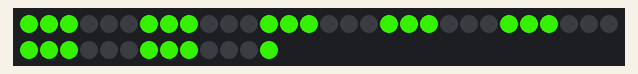
The sketch below on a simulated Arduino Uno, built with avr-gcc and run on an emulated ATmega328P. Shown: 43 RGB LEDs in strip order, left to right, continuing on the next row. Dim RGB values are drawn brighter than linear; random numbers use the default seed unless the sketch sets one.

Above: at 0.06 s.
At 12.7 s:
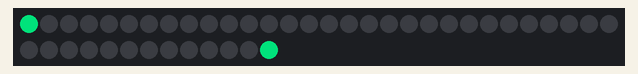
At 17.68 s:
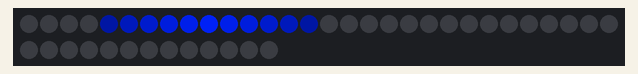
At 21.09 s:
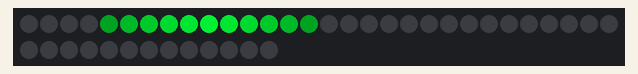
At 24.5 s:
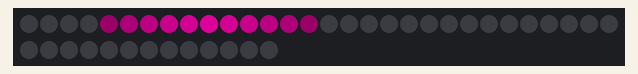
At 32.55 s:
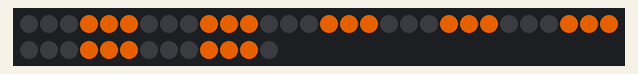

The sketch:

Arcade_lights.ino
```cpp
#include <Adafruit_NeoPixel.h>
#define NUM_PIXELS 43
//my lightstrip is 43 leds long, yours may vary
Adafruit_NeoPixel strip = Adafruit_NeoPixel(NUM_PIXELS, 6, NEO_GRB + NEO_KHZ800);
void setup() {
  strip.begin();
  strip.show();
  randomSeed(analogRead(0));
}

void loop() {
  theaterMarquee(); //go through all light patterns
  colourMulti();
  thump();
  lump();
}
void colourMulti(){//affect that appears to spread 5 colours from the middle and then collapse in the same order.
  strip.clear();
  uint32_t colour1, colour2, colour3, colour4, colour5, colour6, colour7, colour8;
//make 8 random colours
colour1= randomColour();
colour2= randomColour();
colour2=colourCheck(colour1,colour2);
colour3= randomColour();
colour3=colourCheck(colour2,colour3);
colour4= randomColour();
colour4=colourCheck(colour3,colour4);
colour5= randomColour();
colour5=colourCheck(colour4,colour5);
colour6= randomColour();
colour6=colourCheck(colour5,colour6);
colour7= randomColour();
colour7=colourCheck(colour6,colour7);
colour8= 0;

int wait = 50;
strip.clear();
int nextDelay = (NUM_PIXELS/2)-10;

  for (int i=0; i<NUM_PIXELS+5*nextDelay;i++){
    if (i<=NUM_PIXELS){
    strip.setPixelColor((NUM_PIXELS/2)+i,colour1);
     strip.setPixelColor((NUM_PIXELS/2)-i,colour1);

    }
    if (i>=nextDelay&&i<=NUM_PIXELS+nextDelay){
      strip.setPixelColor((NUM_PIXELS/2)+(i-nextDelay),colour2);
     strip.setPixelColor((NUM_PIXELS/2)-(i-nextDelay),colour2);

      }
       if (i>=nextDelay*2&&i<=NUM_PIXELS+nextDelay*2){
      strip.setPixelColor((NUM_PIXELS/2)+(i-nextDelay*2),colour3);
     strip.setPixelColor((NUM_PIXELS/2)-(i-nextDelay*2),colour3);

      }
      if (i>=nextDelay*3&&i<=NUM_PIXELS+nextDelay*3){
      strip.setPixelColor((NUM_PIXELS/2)+(i-nextDelay*3),colour4);
     strip.setPixelColor((NUM_PIXELS/2)-(i-nextDelay*3),colour4);

      }
      if (i>=nextDelay*4&&i<=NUM_PIXELS+nextDelay*4){
      strip.setPixelColor((NUM_PIXELS/2)+(i-nextDelay*4),colour5);
     strip.setPixelColor((NUM_PIXELS/2)-(i-nextDelay*4),colour5);

      }

      if (i>=nextDelay*5&&i<=NUM_PIXELS+nextDelay*5){
      strip.setPixelColor((NUM_PIXELS/2)+(i-nextDelay*5),colour6);
     strip.setPixelColor((NUM_PIXELS/2)-(i-nextDelay*5),colour6);

      }
      if (i>=nextDelay*6&&i<=NUM_PIXELS+nextDelay*6){
      strip.setPixelColor((NUM_PIXELS/2)+(i-nextDelay*6),colour7);
     strip.setPixelColor((NUM_PIXELS/2)-(i-nextDelay*6),colour7);

      }
      if (i>=nextDelay*7&&i<=NUM_PIXELS+nextDelay*7){
      strip.setPixelColor((NUM_PIXELS/2)+(i-nextDelay*7),colour8);
     strip.setPixelColor((NUM_PIXELS/2)-(i-nextDelay*7),colour8);

      }
      strip.show();
     delay(wait);
  }
  }
void theaterMarquee() {//theatre marquee effect
  strip.clear();
uint32_t colour = randomColour();
int wait = 125;
for (int i = 0;i<30;i++){
  for (int a = 0; a<NUM_PIXELS;a+=3){
    if (a%2==0){
      strip.setPixelColor(a,colour);
      strip.setPixelColor(a+1,colour);
      strip.setPixelColor(a+2,colour);
      }
  }
      strip.show();
      delay(wait);
      strip.clear();

      for (int a = 0; a<NUM_PIXELS;a+=3){
    if (a%2>0){
      strip.setPixelColor(a,colour);
      strip.setPixelColor(a+1,colour);
      strip.setPixelColor(a+2,colour);
      }

    }
    strip.show();
    delay(wait);
    strip.clear();
  }


}

void thump(){//pulses the whole strip with 3 different colours in a row
  strip.clear();
  int mask =255;
 uint32_t colour1, colour2, colour3;
 int wait = 25;
 colour1=randomColour();
 colour2=randomColour();
 colour2=colourCheck(colour1,colour2);
 colour3=randomColour();
 colour3=colourCheck(colour2,colour3);
 int steps = 75;
 for (int i=0;i<NUM_PIXELS;i++){
  strip.setPixelColor(i,colour1);
  }
  strip.show();

  for (int i=0; i<steps;i++){

    for (int a =0;a<NUM_PIXELS;a++){
       strip.setPixelColor(a,map(i,steps,0,0,(colour1 >> 16)),map(i,steps,0,0,(mask&(colour1 >> 8))),map(i,steps,0,0,(mask&colour1)));
      }
      strip.show();

    }
    for (int i=0;i<NUM_PIXELS;i++){
  strip.setPixelColor(i,colour2);
  }
  strip.show();

  for (int i=0; i<steps;i++){

    for (int a =0;a<NUM_PIXELS;a++){
       strip.setPixelColor(a,map(i,steps,0,0,(colour2 >> 16)),map(i,steps,0,0,(mask&(colour2 >> 8))),map(i,steps,0,0,(mask&colour2)));
      }
      strip.show();
  }
 for (int i=0;i<NUM_PIXELS;i++){
  strip.setPixelColor(i,colour3);
  }
  strip.show();

  for (int i=0; i<steps;i++){

    for (int a =0;a<NUM_PIXELS;a++){
       strip.setPixelColor(a,map(i,steps,0,0,(colour3 >> 16)),map(i,steps,0,0,(mask&(colour3 >> 8))),map(i,steps,0,0,(mask&colour3)));
      }
      strip.show();

    }


}
void lump(){//moves a "lump" of colour across the strip, a bit reminiscient of Kitt
  uint32_t colour;
  uint32_t colourAr[11];
  int mask = 255;

  for (int a =0;a<3;a++){
    colour = randomColour();
    colourAr[5]=colour;
  colourAr[4]=((map(5,0,6,0,(colour >> 16)))<<16)+((map(5,0,6,0,((colour >> 8)&mask)))<<8)+(map(5,0,6,0,(colour)&mask));
  colourAr[6]=((map(5,0,6,0,(colour >> 16)))<<16)+((map(5,0,6,0,((colour >> 8)&mask)))<<8)+(map(5,0,6,0,(colour)&mask));
  colourAr[3]=((map(4,0,6,0,(colour >> 16)))<<16)+((map(4,0,6,0,((colour >> 8)&mask)))<<8)+(map(4,0,6,0,(colour)&mask));
  colourAr[7]=((map(4,0,6,0,(colour >> 16)))<<16)+((map(4,0,6,0,((colour >> 8)&mask)))<<8)+(map(4,0,6,0,(colour)&mask));
  colourAr[2]=((map(3,0,6,0,(colour >> 16)))<<16)+((map(3,0,6,0,((colour >> 8)&mask)))<<8)+(map(3,0,6,0,(colour)&mask));
  colourAr[8]=((map(3,0,6,0,(colour >> 16)))<<16)+((map(3,0,6,0,((colour >> 8)&mask)))<<8)+(map(3,0,6,0,(colour)&mask));
  colourAr[1]=((map(2,0,6,0,(colour >> 16)))<<16)+((map(2,0,6,0,((colour >> 8)&mask)))<<8)+(map(2,0,6,0,(colour)&mask));
  colourAr[9]=((map(2,0,6,0,(colour >> 16)))<<16)+((map(2,0,6,0,((colour >> 8)&mask)))<<8)+(map(2,0,6,0,(colour)&mask));
  colourAr[0]=((map(1,0,6,0,(colour >> 16)))<<16)+((map(1,0,6,0,((colour >> 8)&mask)))<<8)+(map(1,0,6,0,(colour)&mask));
  colourAr[10]=((map(1,0,6,0,(colour >> 16)))<<16)+((map(1,0,6,0,((colour >> 8)&mask)))<<8)+(map(1,0,6,0,(colour)&mask));
  for (int i=0;i<NUM_PIXELS+20;i++){
    strip.clear();
    strip.setPixelColor(i-5,colourAr[5]);
    strip.setPixelColor(i-4,colourAr[4]);
    strip.setPixelColor(i-3,colourAr[3]);
    strip.setPixelColor(i-2,colourAr[2]);
    strip.setPixelColor(i-1,colourAr[1]);
    strip.setPixelColor(i,colourAr[0]);
    strip.setPixelColor(i-6,colourAr[6]);
    strip.setPixelColor(i-7,colourAr[7]);
    strip.setPixelColor(i-8,colourAr[8]);
    strip.setPixelColor(i-9,colourAr[9]);
    strip.setPixelColor(i-10,colourAr[10]);


      strip.show();
      delay(25);
    }

    for (int i=0;i<NUM_PIXELS+20;i++){
    strip.clear();
    strip.setPixelColor(NUM_PIXELS-i+5,colourAr[5]);
    strip.setPixelColor(NUM_PIXELS-i+4,colourAr[4]);
    strip.setPixelColor(NUM_PIXELS-i+3,colourAr[3]);
    strip.setPixelColor(NUM_PIXELS-i+2,colourAr[2]);
    strip.setPixelColor(NUM_PIXELS-i+1,colourAr[1]);
    strip.setPixelColor(NUM_PIXELS-i,colourAr[0]);
    strip.setPixelColor(NUM_PIXELS-i+6,colourAr[6]);
    strip.setPixelColor(NUM_PIXELS-i+7,colourAr[7]);
    strip.setPixelColor(NUM_PIXELS-i+8,colourAr[8]);
    strip.setPixelColor(NUM_PIXELS-i+9,colourAr[9]);
    strip.setPixelColor(NUM_PIXELS-i+10,colourAr[10]);


      strip.show();
      delay(25);
    }

  }
  }
uint32_t randomColour(){//picks a random colour
  uint32_t colour = Wheel(random(1,17)*15);
  return colour;
 }

  uint32_t colourCheck(uint32_t colour1,uint32_t colour2){
    //checks if 2 colours are the same, if they are, gets a new random colour and checks again, and so forth
    //returns the second colour
    if (colour1 == colour2){
      colour2 = randomColour();
      colour2 = colourCheck(colour1,colour2);
      }
      return colour2;
    }
 uint32_t Wheel(byte WheelPos) {//takes position on a colour wheel and returns an RGB value (taken from Adafruit example code)
  if(WheelPos < 85) {
   return strip.Color(WheelPos * 3, 255 - WheelPos * 3, 0);
  } else if(WheelPos < 170) {
   WheelPos -= 85;
   return strip.Color(255 - WheelPos * 3, 0, WheelPos * 3);
  } else {
   WheelPos -= 170;
   return strip.Color(0, WheelPos * 3, 255 - WheelPos * 3);
  }
}
```
